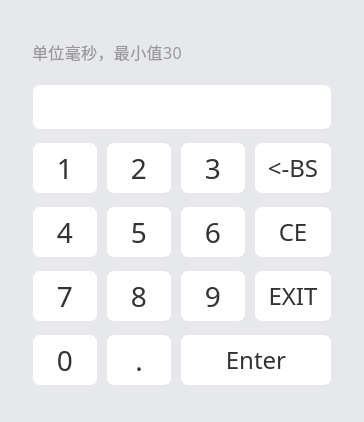
     <widget class="QWidget" name="keyboard_SampleTime" native="true">
      <property name="enabled">
       <bool>true</bool>
      </property>
      <property name="geometry">
       <rect>
        <x>460</x>
        <y>130</y>
        <width>364</width>
        <height>422</height>
       </rect>
      </property>
      <property name="acceptDrops">
       <bool>false</bool>
      </property>
      <property name="styleSheet">
       <string notr="true">background: #E7E8EC;
border-radius: 18px;</string>
      </property>
      <widget class="softkey" name="toolButton_one_SampleTime">
       <property name="geometry">
        <rect>
         <x>32</x>
         <y>142</y>
         <width>66</width>
         <height>52</height>
        </rect>
       </property>
       <property name="styleSheet">
        <string notr="true">QToolButton
{
background: #FFFFFF;
border: 1px solid rgba(232,232,232,1);
border-radius: 8px;
font-family: PingFangSC-Regular;
font-size: 28px;
color: #333333;
text-align: center;
font-weight: 400;
}
QToolButton:pressed
{
	padding-left:1px;
	padding-top:1px;
}
</string>
       </property>
       <property name="text">
        <string>1</string>
       </property>
      </widget>
      <widget class="softkey" name="toolButton_two_SampleTime">
       <property name="geometry">
        <rect>
         <x>106</x>
         <y>142</y>
         <width>66</width>
         <height>52</height>
        </rect>
       </property>
       <property name="styleSheet">
        <string notr="true">QToolButton
{
background: #FFFFFF;
border: 1px solid rgba(232,232,232,1);
border-radius: 8px;
font-family: PingFangSC-Regular;
font-size: 28px;
color: #333333;
text-align: center;
font-weight: 400;
}
QToolButton:pressed
{
	padding-left:1px;
	padding-top:1px;
}
</string>
       </property>
       <property name="text">
        <string>2</string>
       </property>
      </widget>
      <widget class="softkey" name="toolButton_three_SampleTime">
       <property name="geometry">
        <rect>
         <x>180</x>
         <y>142</y>
         <width>66</width>
         <height>52</height>
        </rect>
       </property>
       <property name="styleSheet">
        <string notr="true">QToolButton
{
background: #FFFFFF;
border: 1px solid rgba(232,232,232,1);
border-radius: 8px;
font-family: PingFangSC-Regular;
font-size: 28px;
color: #333333;
text-align: center;
font-weight: 400;
}
QToolButton:pressed
{
	padding-left:1px;
	padding-top:1px;
}
</string>
       </property>
       <property name="text">
        <string>3</string>
       </property>
      </widget>
      <widget class="softkey" name="toolButton_four_SampleTime">
       <property name="geometry">
        <rect>
         <x>32</x>
         <y>206</y>
         <width>66</width>
         <height>52</height>
        </rect>
       </property>
       <property name="styleSheet">
        <string notr="true">QToolButton
{
background: #FFFFFF;
border: 1px solid rgba(232,232,232,1);
border-radius: 8px;
font-family: PingFangSC-Regular;
font-size: 28px;
color: #333333;
text-align: center;
font-weight: 400;
}
QToolButton:pressed
{
	padding-left:1px;
	padding-top:1px;
}
</string>
       </property>
       <property name="text">
        <string>4</string>
       </property>
      </widget>
      <widget class="softkey" name="toolButton_five_SampleTime">
       <property name="geometry">
        <rect>
         <x>106</x>
         <y>206</y>
         <width>66</width>
         <height>52</height>
        </rect>
       </property>
       <property name="styleSheet">
        <string notr="true">QToolButton
{
background: #FFFFFF;
border: 1px solid rgba(232,232,232,1);
border-radius: 8px;
font-family: PingFangSC-Regular;
font-size: 28px;
color: #333333;
text-align: center;
font-weight: 400;
}
QToolButton:pressed
{
	padding-left:1px;
	padding-top:1px;
}
</string>
       </property>
       <property name="text">
        <string>5</string>
       </property>
      </widget>
      <widget class="softkey" name="toolButton_six_SampleTime">
       <property name="geometry">
        <rect>
         <x>180</x>
         <y>206</y>
         <width>66</width>
         <height>52</height>
        </rect>
       </property>
       <property name="styleSheet">
        <string notr="true">QToolButton
{
background: #FFFFFF;
border: 1px solid rgba(232,232,232,1);
border-radius: 8px;
font-family: PingFangSC-Regular;
font-size: 28px;
color: #333333;
text-align: center;
font-weight: 400;
}
QToolButton:pressed
{
	padding-left:1px;
	padding-top:1px;
}
</string>
       </property>
       <property name="text">
        <string>6</string>
       </property>
      </widget>
      <widget class="softkey" name="toolButton_seven_SampleTime">
       <property name="geometry">
        <rect>
         <x>32</x>
         <y>270</y>
         <width>66</width>
         <height>52</height>
        </rect>
       </property>
       <property name="styleSheet">
        <string notr="true">QToolButton
{
background: #FFFFFF;
border: 1px solid rgba(232,232,232,1);
border-radius: 8px;
font-family: PingFangSC-Regular;
font-size: 28px;
color: #333333;
text-align: center;
font-weight: 400;
}
QToolButton:pressed
{
	padding-left:1px;
	padding-top:1px;
}
</string>
       </property>
       <property name="text">
        <string>7</string>
       </property>
      </widget>
      <widget class="softkey" name="toolButton_eight_SampleTime">
       <property name="geometry">
        <rect>
         <x>106</x>
         <y>270</y>
         <width>66</width>
         <height>52</height>
        </rect>
       </property>
       <property name="styleSheet">
        <string notr="true">QToolButton
{
background: #FFFFFF;
border: 1px solid rgba(232,232,232,1);
border-radius: 8px;
font-family: PingFangSC-Regular;
font-size: 28px;
color: #333333;
text-align: center;
font-weight: 400;
}
QToolButton:pressed
{
	padding-left:1px;
	padding-top:1px;
}
</string>
       </property>
       <property name="text">
        <string>8</string>
       </property>
      </widget>
      <widget class="softkey" name="toolButton_nine_SampleTime">
       <property name="geometry">
        <rect>
         <x>180</x>
         <y>270</y>
         <width>66</width>
         <height>52</height>
        </rect>
       </property>
       <property name="styleSheet">
        <string notr="true">QToolButton
{
background: #FFFFFF;
border: 1px solid rgba(232,232,232,1);
border-radius: 8px;
font-family: PingFangSC-Regular;
font-size: 28px;
color: #333333;
text-align: center;
font-weight: 400;
}
QToolButton:pressed
{
	padding-left:1px;
	padding-top:1px;
}
</string>
       </property>
       <property name="text">
        <string>9</string>
       </property>
      </widget>
      <widget class="softkey" name="toolButton_zero_SampleTime">
       <property name="geometry">
        <rect>
         <x>32</x>
         <y>334</y>
         <width>66</width>
         <height>52</height>
        </rect>
       </property>
       <property name="styleSheet">
        <string notr="true">QToolButton
{
background: #FFFFFF;
border: 1px solid rgba(232,232,232,1);
border-radius: 8px;
font-family: PingFangSC-Regular;
font-size: 28px;
color: #333333;
text-align: center;
font-weight: 400;
}
QToolButton:pressed
{
	padding-left:1px;
	padding-top:1px;
}
</string>
       </property>
       <property name="text">
        <string>0</string>
       </property>
      </widget>
      <widget class="softkey" name="toolButton_point_SampleTime">
       <property name="geometry">
        <rect>
         <x>106</x>
         <y>334</y>
         <width>66</width>
         <height>52</height>
        </rect>
       </property>
       <property name="styleSheet">
        <string notr="true">QToolButton
{
background: #FFFFFF;
border: 1px solid rgba(232,232,232,1);
border-radius: 8px;
font-family: PingFangSC-Regular;
font-size: 28px;
color: #333333;
text-align: center;
font-weight: 400;
}
QToolButton:pressed
{
	padding-left:1px;
	padding-top:1px;
}
</string>
       </property>
       <property name="text">
        <string>.</string>
       </property>
      </widget>
      <widget class="softkey" name="toolButton_enter_SampleTime">
       <property name="geometry">
        <rect>
         <x>180</x>
         <y>334</y>
         <width>152</width>
         <height>52</height>
        </rect>
       </property>
       <property name="styleSheet">
        <string notr="true">QToolButton
{
background: #FFFFFF;
border: 1px solid rgba(232,232,232,1);
border-radius: 8px;
font-family: PingFangSC-Regular;
font-size: 24px;
color: #333333;
text-align: center;
font-weight: 400;
}
QToolButton:pressed
{
	padding-left:1px;
	padding-top:1px;
}
</string>
       </property>
       <property name="text">
        <string>Enter</string>
       </property>
      </widget>
      <widget class="softkey" name="toolButton_bs_SampleTime">
       <property name="geometry">
        <rect>
         <x>254</x>
         <y>142</y>
         <width>78</width>
         <height>52</height>
        </rect>
       </property>
       <property name="styleSheet">
        <string notr="true">QToolButton
{
background: #FFFFFF;
border: 1px solid rgba(232,232,232,1);
border-radius: 8px;
font-family: PingFangSC-Regular;
font-size: 24px;
color: #333333;
text-align: center;
font-weight: 400;
}
QToolButton:pressed
{
	padding-left:1px;
	padding-top:1px;
}
</string>
       </property>
       <property name="text">
        <string>&lt;-BS</string>
       </property>
      </widget>
      <widget class="softkey" name="toolButton_ce_SampleTime">
       <property name="geometry">
        <rect>
         <x>254</x>
         <y>206</y>
         <width>78</width>
         <height>52</height>
        </rect>
       </property>
       <property name="styleSheet">
        <string notr="true">QToolButton
{
background: #FFFFFF;
border: 1px solid rgba(232,232,232,1);
border-radius: 8px;
font-family: PingFangSC-Regular;
font-size: 24px;
color: #333333;
text-align: center;
font-weight: 400;
}
QToolButton:pressed
{
	padding-left:1px;
	padding-top:1px;
}
</string>
       </property>
       <property name="text">
        <string>CE</string>
       </property>
      </widget>
      <widget class="softkey" name="toolButton_exit_SampleTime">
       <property name="geometry">
        <rect>
         <x>254</x>
         <y>270</y>
         <width>78</width>
         <height>52</height>
        </rect>
       </property>
       <property name="styleSheet">
        <string notr="true">QToolButton
{
background: #FFFFFF;
border: 1px solid rgba(232,232,232,1);
border-radius: 8px;
font-family: PingFangSC-Regular;
font-size: 24px;
color: #333333;
text-align: center;
font-weight: 400;
}
QToolButton:pressed
{
	padding-left:1px;
	padding-top:1px;
}
</string>
       </property>
       <property name="text">
        <string>EXIT</string>
       </property>
      </widget>
      <widget class="QLineEdit" name="lineEdit_keyboard_SampleTime">
       <property name="geometry">
        <rect>
         <x>32</x>
         <y>84</y>
         <width>300</width>
         <height>46</height>
        </rect>
       </property>
       <property name="styleSheet">
        <string notr="true">background: #FFFFFF;
border: 1px solid rgba(232,232,232,1);
border-radius: 8px;
font-family: PingFangSC-Regular;
font-size: 30px;
color: #333333;
letter-spacing: 0;
line-height: 40px;
font-weight: 400;</string>
       </property>
      </widget>
      <widget class="QLabel" name="label_keyboard_SampleTime">
       <property name="geometry">
        <rect>
         <x>32</x>
         <y>38</y>
         <width>152</width>
         <height>28</height>
        </rect>
       </property>
       <property name="styleSheet">
        <string notr="true">font-family: PingFangSC-Regular;
font-size: 16px;
color: #999999;
letter-spacing: 0.4px;
line-height: 28px;
font-weight: 400;</string>
       </property>
       <property name="text">
        <string>单位毫秒，最小值30</string>
       </property>
      </widget>
     </widget>
